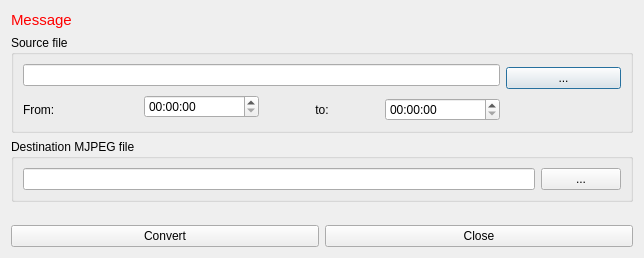
<?xml version="1.0" encoding="UTF-8"?>
<ui version="4.0">
 <class>ConverterDialog</class>
 <widget class="QDialog" name="ConverterDialog">
  <property name="geometry">
   <rect>
    <x>0</x>
    <y>0</y>
    <width>644</width>
    <height>258</height>
   </rect>
  </property>
  <property name="windowTitle">
   <string>Dialog</string>
  </property>
  <layout class="QGridLayout" name="gridLayout_2">
   <item row="1" column="0" colspan="2">
    <widget class="QGroupBox" name="srcGroup">
     <property name="enabled">
      <bool>true</bool>
     </property>
     <property name="title">
      <string>Source file</string>
     </property>
     <layout class="QGridLayout" name="gridLayout">
      <item row="2" column="3">
       <widget class="QTimeEdit" name="toEdit"/>
      </item>
      <item row="2" column="0">
       <widget class="QLabel" name="label">
        <property name="text">
         <string>From:</string>
        </property>
       </widget>
      </item>
      <item row="2" column="2">
       <widget class="QLabel" name="label_2">
        <property name="text">
         <string>to:</string>
        </property>
        <property name="alignment">
         <set>Qt::AlignCenter</set>
        </property>
       </widget>
      </item>
      <item row="0" column="0" colspan="4">
       <widget class="QLineEdit" name="srcEdit"/>
      </item>
      <item row="1" column="1" rowspan="2">
       <widget class="QTimeEdit" name="fromEdit"/>
      </item>
      <item row="0" column="4" rowspan="2">
       <widget class="QPushButton" name="srcButton">
        <property name="text">
         <string>...</string>
        </property>
       </widget>
      </item>
     </layout>
    </widget>
   </item>
   <item row="0" column="0" colspan="2">
    <widget class="QLabel" name="msgLabel">
     <property name="text">
      <string>&lt;html&gt;&lt;head/&gt;&lt;body&gt;&lt;p&gt;&lt;span style=&quot; font-size:11pt; color:#ff0000;&quot;&gt;Message&lt;/span&gt;&lt;/p&gt;&lt;/body&gt;&lt;/html&gt;</string>
     </property>
     <property name="wordWrap">
      <bool>true</bool>
     </property>
    </widget>
   </item>
   <item row="4" column="0">
    <widget class="QPushButton" name="convertButton">
     <property name="text">
      <string>Convert</string>
     </property>
    </widget>
   </item>
   <item row="2" column="0" colspan="2">
    <widget class="QGroupBox" name="dstGroup">
     <property name="title">
      <string>Destination MJPEG file</string>
     </property>
     <layout class="QGridLayout" name="gridLayout_3">
      <item row="0" column="0">
       <widget class="QLineEdit" name="dstEdit"/>
      </item>
      <item row="0" column="1">
       <widget class="QPushButton" name="dstButton">
        <property name="text">
         <string>...</string>
        </property>
       </widget>
      </item>
     </layout>
    </widget>
   </item>
   <item row="4" column="1">
    <widget class="QPushButton" name="closeButton">
     <property name="text">
      <string>Close</string>
     </property>
    </widget>
   </item>
   <item row="3" column="1">
    <spacer name="verticalSpacer">
     <property name="orientation">
      <enum>Qt::Vertical</enum>
     </property>
     <property name="sizeHint" stdset="0">
      <size>
       <width>20</width>
       <height>40</height>
      </size>
     </property>
    </spacer>
   </item>
  </layout>
 </widget>
 <resources/>
 <connections/>
</ui>
